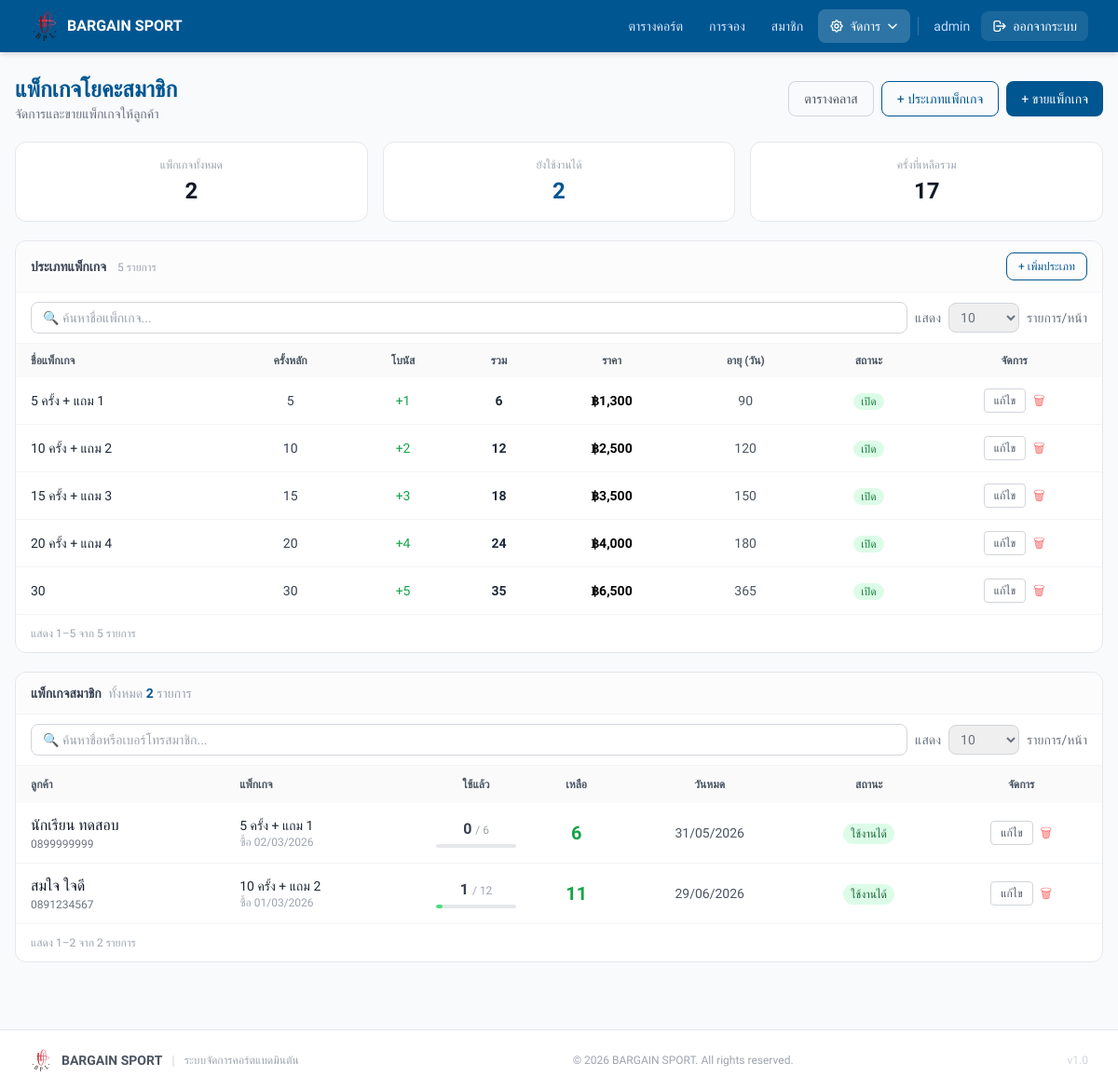
Page /admin/yoga_packages.php (signed in) on the earlier database version.
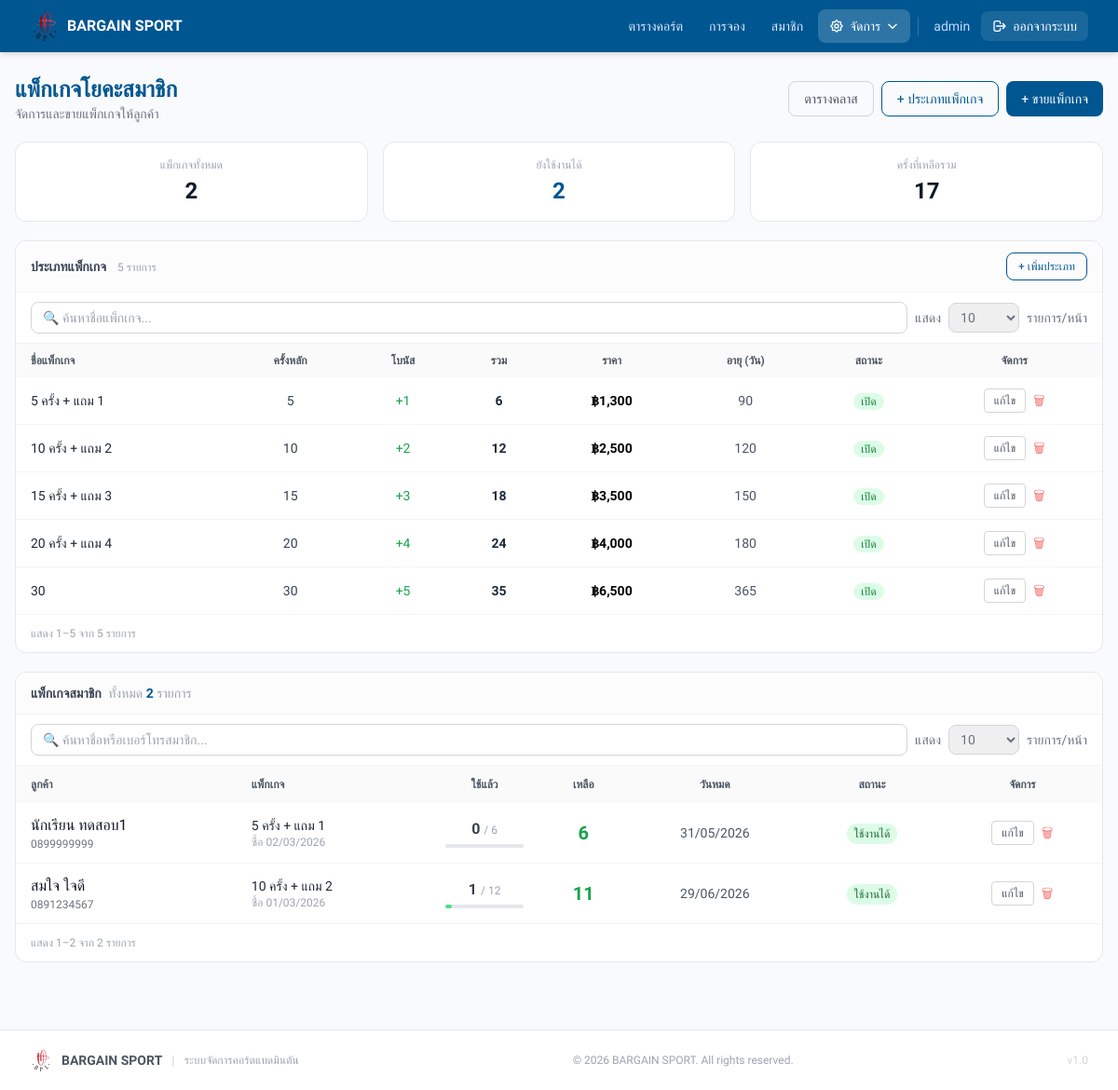
Same page on the later database version.
### tables this page shows
CREATE TABLE `member_yoga_packages` (
  `id` int NOT NULL,
  `student_name` varchar(100) NOT NULL,
  `student_phone` varchar(20) NOT NULL,
  `yoga_package_type_id` int NOT NULL,
  `sessions_total` int NOT NULL,
  `sessions_used` int NOT NULL DEFAULT '0',
  `purchase_date` date NOT NULL,
  `expiry_date` date DEFAULT NULL,
  `notes` text,
  `created_by` int DEFAULT NULL,
  `created_at` timestamp NOT NULL DEFAULT CURRENT_TIMESTAMP
);

CREATE TABLE `yoga_package_types` (
  `id` int NOT NULL,
  `name` varchar(100) NOT NULL,
  `sessions_total` int NOT NULL COMMENT 'à¸„à¸£à¸±à¹‰à¸‡à¸—à¸µà¹ˆà¸‹à¸·à¹‰à¸­',
  `bonus_sessions` int NOT NULL DEFAULT '0' COMMENT 'à¸„à¸£à¸±à¹‰à¸‡à¹à¸–à¸¡',
  `price` decimal(10,2) NOT NULL,
  `validity_days` int DEFAULT NULL COMMENT 'NULL = à¹„à¸¡à¹ˆà¸«à¸¡à¸”à¸­à¸²à¸¢à¸¸',
  `is_active` tinyint(1) NOT NULL DEFAULT '1',
  `created_at` timestamp NOT NULL DEFAULT CURRENT_TIMESTAMP
);

### admin/yoga_packages.php (the view, shortened to what the changed rows need)
<?php
require_once __DIR__ . '/../config/db.php';
$today = date('Y-m-d');
$stmt = $pdo->prepare("
    SELECT myp.*, ypt.name AS type_name, ypt.price,
           (myp.sessions_total - myp.sessions_used) AS remaining,
           CASE
             WHEN (myp.sessions_total - myp.sessions_used) <= 0 THEN 'empty'
             WHEN myp.expiry_date IS NOT NULL AND myp.expiry_date < ? THEN 'expired'
             ELSE 'active'
           END AS pkg_status
    FROM member_yoga_packages myp
    JOIN yoga_package_types ypt ON ypt.id = myp.yoga_package_type_id
    ORDER BY
      CASE WHEN (myp.sessions_total - myp.sessions_used) > 0 AND (myp.expiry_date IS NULL OR myp.expiry_date >= ?) THEN 0 ELSE 1 END,
      myp.student_name ASC, myp.expiry_date ASC
");
$stmt->execute([$today, $today]);
$memberPkgs = $stmt->fetchAll();
?>
<!doctype html>
<html lang="th">
<head>
  <script src="https://cdn.tailwindcss.com"></script>
</head>
<body style="background:#f8fafc;" class="min-h-screen">
  <div class="max-w-7xl mx-auto px-4 py-6">
    <div class="flex flex-col sm:flex-row sm:items-center sm:justify-between gap-3 mb-5">
      <div>
        <h1 class="text-2xl font-bold" style="color:#005691;">แพ็กเกจโยคะสมาชิก</h1>
      </div>
    </div>
    <div class="bg-white rounded-xl border border-gray-200 overflow-hidden mb-5">
      <div class="overflow-x-auto">
        <table class="w-full" id="pkgTypesTable">
          <thead style="background:#FAFAFA;">
            <tr>
              <th class="px-4 py-2.5 text-left text-xs font-semibold text-gray-600">ชื่อแพ็กเกจ</th>
              <th class="px-4 py-2.5 text-center text-xs font-semibold text-gray-600">ครั้งหลัก</th>
              <th class="px-4 py-2.5 text-center text-xs font-semibold text-gray-600">โบนัส</th>
              <th class="px-4 py-2.5 text-center text-xs font-semibold text-gray-600">รวม</th>
              <th class="px-4 py-2.5 text-center text-xs font-semibold text-gray-600">ราคา</th>
              <th class="px-4 py-2.5 text-center text-xs font-semibold text-gray-600">อายุ (วัน)</th>
              <th class="px-4 py-2.5 text-center text-xs font-semibold text-gray-600">สถานะ</th>
              <th class="px-4 py-2.5 text-center text-xs font-semibold text-gray-600">จัดการ</th>
            </tr>
          </thead>
        </table>
      </div>
    </div>
    <div class="bg-white rounded-xl border border-gray-200 overflow-hidden">
      <?php if (empty($memberPkgs)): ?>
        <div class="p-12 text-center text-gray-400">ยังไม่มีข้อมูลแพ็กเกจสมาชิก</div>
      <?php else: ?>
        <div class="overflow-x-auto">
          <table class="w-full" id="memberPkgsTable">
            <thead style="background:#FAFAFA;">
              <tr>
                <th class="px-4 py-3 text-left text-xs font-semibold text-gray-600">ลูกค้า</th>
                <th class="px-4 py-3 text-left text-xs font-semibold text-gray-600">แพ็กเกจ</th>
                <th class="px-4 py-3 text-center text-xs font-semibold text-gray-600">ใช้แล้ว</th>
                <th class="px-4 py-3 text-center text-xs font-semibold text-gray-600">เหลือ</th>
                <th class="px-4 py-3 text-center text-xs font-semibold text-gray-600">วันหมด</th>
                <th class="px-4 py-3 text-center text-xs font-semibold text-gray-600">สถานะ</th>
                <th class="px-4 py-3 text-center text-xs font-semibold text-gray-600">จัดการ</th>
              </tr>
            </thead>
            <tbody class="divide-y divide-gray-100">
              <?php foreach ($memberPkgs as $mp):
                $statusBadge = match ($mp['pkg_status']) {
                  'active' => ['text' => 'ใช้งานได้', 'bg' => 'bg-green-100', 'txt' => 'text-green-800'],
                  'expired' => ['text' => 'หมดอายุ', 'bg' => 'bg-red-100', 'txt' => 'text-red-800'],
                  'empty' => ['text' => 'ครั้งหมด', 'bg' => 'bg-gray-100', 'txt' => 'text-gray-500'],
                  default => ['text' => '—', 'bg' => 'bg-gray-100', 'txt' => 'text-gray-500'],
                };
                ?>
                <tr class="hover:bg-gray-50 <?= $mp['pkg_status'] !== 'active' ? 'opacity-60' : '' ?>">
                  <td class="px-4 py-3">
                    <p class="font-medium text-gray-900"><?= htmlspecialchars($mp['student_name']) ?></p>
                    <p class="text-xs text-gray-500"><?= htmlspecialchars($mp['student_phone']) ?></p>
                  </td>
                  <td class="px-4 py-3">
                    <p class="text-sm font-medium text-gray-800"><?= htmlspecialchars($mp['type_name']) ?></p>
                    <p class="text-xs text-gray-400">ซื้อ <?= date('d/m/Y', strtotime($mp['purchase_date'])) ?></p>
                  </td>
                  <td class="px-4 py-3 text-center">
                    <span class="font-semibold text-gray-700"><?= $mp['sessions_used'] ?></span>
                    <span class="text-xs text-gray-400">/ <?= $mp['sessions_total'] ?></span>
                    <div class="w-full h-1 bg-gray-200 rounded-full mt-1 overflow-hidden">
                    </div>
                  </td>
                  <td class="px-4 py-3 text-center">
                    <span
                      class="text-xl font-bold <?= $mp['remaining'] <= 2 ? 'text-red-600' : 'text-green-600' ?>"><?= max(0, (int) $mp['remaining']) ?></span>
                  </td>
                  <td class="px-4 py-3 text-center text-sm text-gray-600">
                    <?= $mp['expiry_date'] ? date('d/m/Y', strtotime($mp['expiry_date'])) : '—' ?>
                  </td>
                  <td class="px-4 py-3 text-center">
                    <span
                      class="text-xs px-2 py-1 rounded-full font-medium <?= $statusBadge['bg'] ?> <?= $statusBadge['txt'] ?>"><?= $statusBadge['text'] ?></span>
                  </td>
                  <td class="px-4 py-3 text-center">
                    <div class="flex items-center justify-center gap-2">
                      <button
                        onclick="openEditCustomer(<?= $mp['id'] ?>, '<?= htmlspecialchars(addslashes($mp['student_name'])) ?>', '<?= htmlspecialchars(addslashes($mp['student_phone'])) ?>')"
                        class="text-xs px-2.5 py-1 rounded border border-gray-300 text-gray-600 hover:bg-gray-50 transition-colors">แก้ไข</button>
                      <form method="post" class="inline" onsubmit="return confirm('ลบแพ็กเกจนี้?')">
                        <button type="submit" class="text-red-400 hover:text-red-600 text-sm" title="ลบ">🗑</button>
                      </form>
                    </div>
                  </td>
                </tr>
              <?php endforeach; ?>
            </tbody>
          </table>
        </div>
      <?php endif; ?>
    </div>
  </div>
</body>
</html>

Differences in the rows shown:
changed member_yoga_packages "5 ครั้ง + แถม 1": student_name "นักเรียน ทดสอบ" → "นักเรียน ทดสอบ1"
